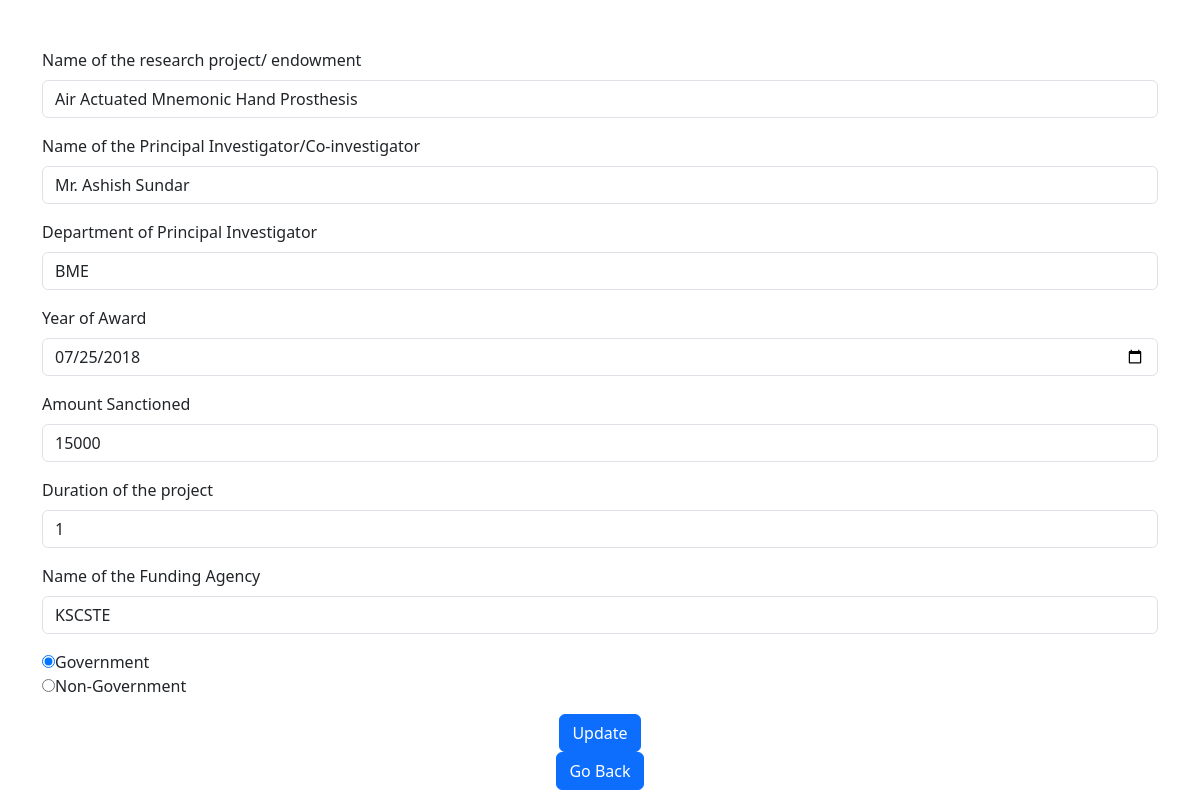
The app's page /edit311/41 with its own data.
### View/models.py (models this page shows)
class Details3_1_1(models.Model):
    Name_of_the_research_project_endowment = models.CharField(max_length=200)
    Name_of_the_Principal_Investigator_Co_investigator = models.CharField(max_length=200)
    Department_of_Principal_Investigator = models.CharField(max_length=200)
    Year_of_Award = models.DateField(default=0)
    Amount_Sanctioned = models.IntegerField(default=0)
    Duration_of_the_project = models.IntegerField(default=0)
    Name_of_the_Funding_Agency = models.CharField(max_length=200)
    Government_non_Government = models.CharField(max_length=20, choices=(("Government", "Government"), ("Non-Government", "Non-Government")))
    Uploaded_by = models.CharField(max_length=50)

### View/views.py (the view, shortened to what this page needs)
# urls.py: path('edit311/<int:id>',views.edit311,name='311edit'),
def edit311(request, id):
        d311 = Details3_1_1.objects.get(id=id)
        return render(request,'View/311edit.html',{'d311' : d311})

### View/Templates/View/311edit.html (shortened to what this page needs)
<!DOCTYPE html>
<html lang="en">
<head>
        <link href="https://cdn.jsdelivr.net/npm/bootstrap@5.3.0-alpha1/dist/css/bootstrap.min.css" rel="stylesheet">
</head>
<body>
<div class="container mt-5">
<form method="POST">
<div class="mb-3">
  <label for="Name of the research project/ endowment" class="form-label">Name of the research project/ endowment</label>
  <input type="text" class="form-control" id="Name of the research project/ endowment" name="Name of the research project/ endowment" value="{{ d311.Name_of_the_research_project_endowment }}">
</div>
<div class="mb-3">
  <label for="Name of the Principal Investigator/Co-investigator" class="form-label">Name of the Principal Investigator/Co-investigator</label>
  <input type="text" class="form-control" id="Name of the Principal Investigator/Co-investigator" name="Name of the Principal Investigator/Co-investigator" value="{{ d311.Name_of_the_Principal_Investigator_Co_investigator }}">
</div>
<div class="mb-3">
  <label for="Department of Principal Investigator" class="form-label">Department of Principal Investigator</label>
  <input type="text" class="form-control" id="Department of Principal Investigator" name="Department of Principal Investigator" value="{{ d311.Department_of_Principal_Investigator }}">
</div>
<div class="mb-3">
  <label for="Year of Award" class="form-label">Year of Award</label>
  <input type="date" class="form-control" id="Year of Award" name="Year of Award" value="{{ d311.Year_of_Award|date:'Y-m-d'  }}">
</div>
<div class="mb-3">
  <label for="Amount Sanctioned" class="form-label">Amount Sanctioned</label>
  <input type="number" class="form-control" id="Amount Sanctioned" name="Amount Sanctioned" value="{{ d311.Amount_Sanctioned }}">
</div>
<div class="mb-3">
  <label for="Duration of the project" class="form-label">Duration of the project</label>
  <input type="number" class="form-control" id="Duration of the project" name="Duration of the project" value="{{ d311.Duration_of_the_project }}">
</div>
<div class="mb-3">
  <label for="Name of the Funding Agency" class="form-label">Name of the Funding Agency</label>
  <input type="text" class="form-control" id="Name of the Funding Agency" name="Name of the Funding Agency" value="{{ d311.Name_of_the_Funding_Agency }}">
</div>
<div class="mb-3">
    <input type="radio" id="Government" name="radiobutton3.1.1" value="Government" {% if d311.Government_non_Government == "Government" %}checked{% endif %}>Government<br>
        <input type="radio" id="Non-Government" name="radiobutton3.1.1"  value="Non-Government" {% if d311.Government_non_Government == "Non-Government" %}checked{% endif %}>Non-Government<br>
</div>
<div class="col-md-12 text-center">
    <button type="submit" class="btn btn-primary">Update</button></div>
</form>
</div>
<div style="display: flex; justify-content: center;">
    <a class="btn btn-primary" href="{% url '311details' %}" role="button">Go Back</a>
</div>
</body>
</html>

### records on screen
Details3_1_1: Name_of_the_research_project_endowment "Air Actuated Mnemonic Hand Prosthesis", Name_of_the_Principal_Investigator_Co_investigator "Mr. Ashish Sundar", Department_of_Principal_Investigator "BME", Year_of_Award "07/25/2018", Amount_Sanctioned "15000", Duration_of_the_project "1", Name_of_the_Funding_Agency "KSCSTE", Government_non_Government "☑"
